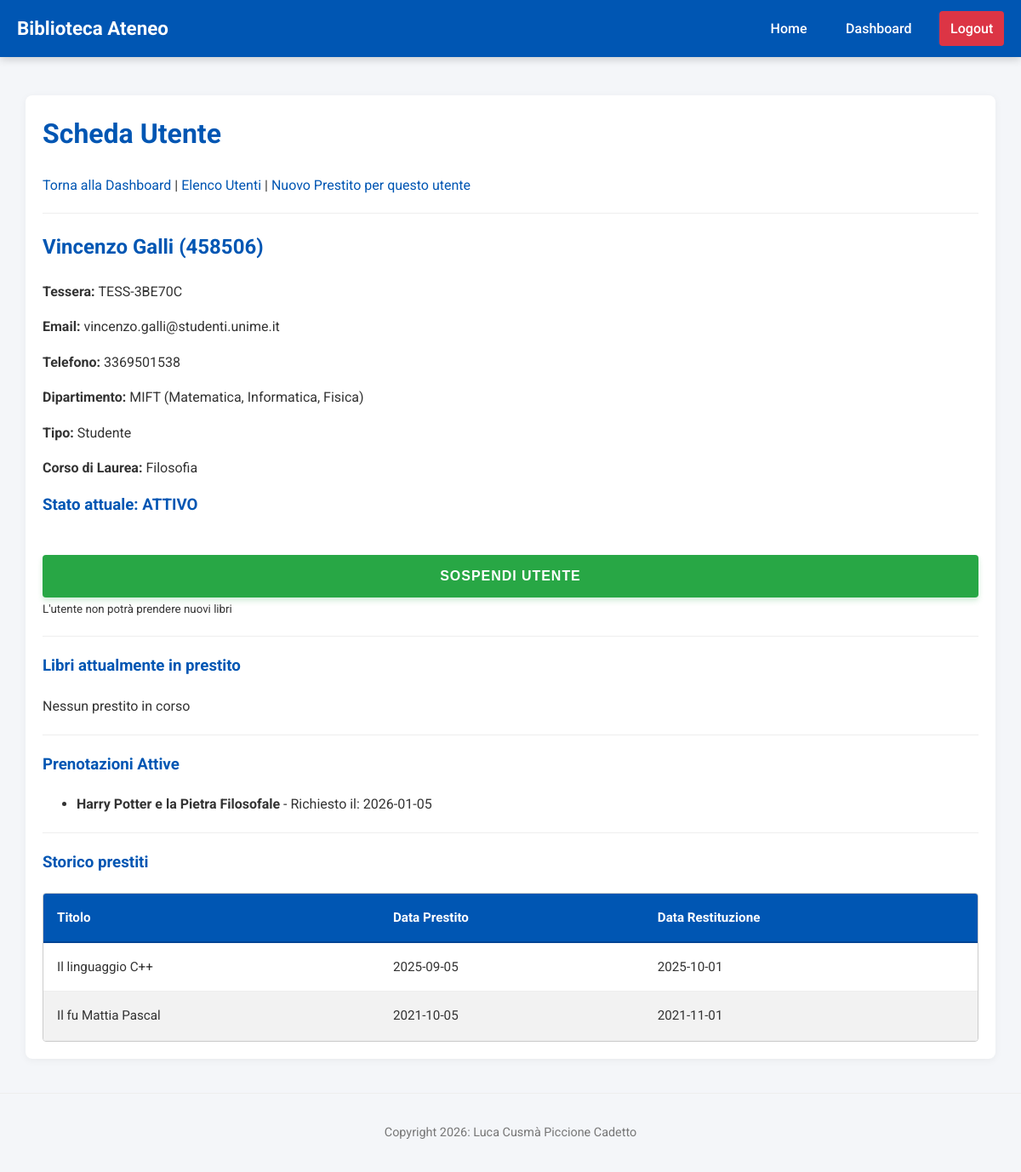
The page /dettaglio_utente.php?id=2 (signed in) on the database its author committed.
### tables this page shows
CREATE TABLE Utente(
    ID_Utente INT AUTO_INCREMENT PRIMARY KEY,
    Codice_Tessera VARCHAR(20) NOT NULL UNIQUE,
    Nome VARCHAR(100) NOT NULL,
    Cognome VARCHAR(100) NOT NULL,
    Email VARCHAR(100) NOT NULL UNIQUE,
    Telefono VARCHAR(20),
    Stato ENUM('Attivo', 'Sospeso') DEFAULT 'Attivo',
    Dipartimento INT NOT NULL,
    Tipo_Utente ENUM('Studente', 'Professore', 'Personale') NOT NULL,
    Matricola VARCHAR(20),
    Corso_Laurea VARCHAR(100),
    Ufficio VARCHAR(50),
    FOREIGN KEY (Dipartimento) REFERENCES Dipartimento(ID_Dipartimento)
);

CREATE TABLE Dipartimento(
    ID_Dipartimento INT AUTO_INCREMENT PRIMARY KEY,
    Nome VARCHAR(100) NOT NULL,
    Direttore VARCHAR(100)
);

CREATE TABLE Prenotazione(
    ID_Prenotazione INT AUTO_INCREMENT PRIMARY KEY,
    Utente INT NOT NULL,
    ISBN VARCHAR(20) NOT NULL,
    Data DATE DEFAULT (CURRENT_DATE),
    Stato ENUM('Attiva', 'Soddisfatta', 'Cancellata') DEFAULT 'Attiva',
    FOREIGN KEY (Utente) REFERENCES Utente(ID_Utente),
    FOREIGN KEY (ISBN) REFERENCES Edizione(ISBN)
);

CREATE TABLE Opera(
    ID_Opera INT AUTO_INCREMENT PRIMARY KEY,
    Titolo VARCHAR(100) NOT NULL,
    Anno_Pubblicazione INT,
    Lingua_Originale varchar(50)
);

CREATE TABLE Prestito(
    ID_Prestito INT AUTO_INCREMENT PRIMARY KEY,
    Utente INT NOT NULL,
    Copia INT NOT NULL,
    Bibliotecario INT NOT NULL,
    Data_Inizio DATE DEFAULT (CURRENT_DATE),
    Data_Fine DATE NOT NULL,
    Data_Restituzione DATE NULL,
    FOREIGN KEY (Utente) REFERENCES Utente(ID_Utente),
    FOREIGN KEY (Copia) REFERENCES Copia(ID_Copia),
    FOREIGN KEY (Bibliotecario) REFERENCES Bibliotecario(ID_Bibliotecario)
);

### src/dettaglio_utente.php (the view, shortened to what this page needs)
<?php
    require 'include/db.php';
    $id_utente = $_GET['id'] ?? null;
    $query_utente = "SELECT Utente.*, Dipartimento.Nome AS Nome_Dipartimento
                    FROM Utente
                    JOIN Dipartimento ON Utente.Dipartimento = Dipartimento.ID_Dipartimento
                    WHERE Utente.ID_Utente = :id";
    $stmt_utente = $pdo->prepare($query_utente);
    $stmt_utente->execute(['id' => $id_utente]);
    $utente = $stmt_utente->fetch();
    $query_attivi = "SELECT Prestito.ID_Prestito, Prestito.Data_Inizio, Prestito.Data_Fine,
                            Opera.Titolo, Edizione.ISBN, Copia.ID_Copia
                    FROM Prestito
                    JOIN Copia ON Prestito.Copia = Copia.ID_Copia
                    JOIN Edizione ON Copia.ISBN = Edizione.ISBN
                    JOIN Opera ON Edizione.Opera = Opera.ID_Opera
                    WHERE Prestito.Utente = :id AND Prestito.Data_Restituzione IS NULL
                    ORDER BY Prestito.Data_Fine ASC";
    $stmt_attivi = $pdo->prepare($query_attivi);
    $stmt_attivi->execute(['id' => $id_utente]);
    $query_pren = "SELECT Prenotazione.ID_Prenotazione, Prenotazione.Data, Opera.Titolo
                    FROM Prenotazione
                    JOIN Edizione ON Prenotazione.ISBN = Edizione.ISBN
                    JOIN Opera ON Edizione.Opera = Opera.ID_Opera
                    WHERE Prenotazione.Utente = :id AND Prenotazione.Stato = 'Attiva'
                    ORDER BY Prenotazione.Data ASC";
    $stmt_pren = $pdo->prepare($query_pren);
    $stmt_pren->execute(['id' => $id_utente]);
    $query_storico = "SELECT P.Data_Inizio, P.Data_Fine, P.Data_Restituzione, O.Titolo
                    FROM Prestito P
                    JOIN Copia C ON P.Copia = C.ID_Copia
                    JOIN Edizione E ON C.ISBN = E.ISBN
                    JOIN Opera O ON E.Opera = O.ID_Opera
                    WHERE P.Utente = :id AND P.Data_Restituzione IS NOT NULL
                    ORDER BY P.Data_Restituzione DESC";
    $stmt_storico = $pdo->prepare($query_storico);
    $stmt_storico->execute(['id' => $id_utente]);
    require 'include/header.php';
?>
<h1>Scheda Utente</h1>
<a href="dashboard.php">Torna alla Dashboard</a> | <a href="utenti.php">Elenco Utenti</a> | <a href="nuovo_prestito.php?q_utente=<?= urlencode($utente['Codice_Tessera']) ?>">Nuovo Prestito per questo utente</a>
<hr>
<h2>
    <?=htmlspecialchars($utente['Nome'] . ' ' . $utente['Cognome'] .
    ($utente['Tipo_Utente'] === 'Studente' ?
    ' (' . $utente['Matricola'] . ')' :
    ''))?>
</h2>
<p><strong>Tessera: </strong><?=htmlspecialchars($utente['Codice_Tessera'])?></p>
<p><strong>Email: </strong><?=htmlspecialchars($utente['Email'])?></p>
<p><strong>Telefono: </strong><?=htmlspecialchars($utente['Telefono'] ?? '-')?></p>
<p><strong>Dipartimento: </strong><?=htmlspecialchars($utente['Nome_Dipartimento'])?></p>
<p><strong>Tipo: </strong><?=htmlspecialchars($utente['Tipo_Utente'])?></p>
<?php if($utente['Tipo_Utente'] === 'Studente'):?>
    <p><strong>Corso di Laurea: </strong><?=htmlspecialchars($utente['Corso_Laurea'])?></p>
<?php else:?>
    <p><strong>Ufficio: </strong><?=htmlspecialchars($utente['Ufficio'])?></p>
<?php endif;?>
<h3>
    Stato attuale:
    <span><?=strtoupper($utente['Stato'])?></span>
</h3>
<form method="post" onsubmit="return confirm('Sei sicuro di voler cambiare lo stato di questo utente?');">
    <?php if($utente['Stato'] === 'Attivo'):?>
        <button type="submit">SOSPENDI UTENTE</button>
        <br>
        <small>L'utente non potrà prendere nuovi libri</small>
    <?php else:?>
        <input type="hidden" name="nuovo_stato" value="Attivo">
        <button type="submit">RIATTIVA UTENTE</button>
    <?php endif;?>
</form>
<hr>
<h3>Libri attualmente in prestito</h3>
<?php if($stmt_attivi->rowCount() > 0):?>
    <div class="table-wrapper">
        <table>
                <thead>
                    <tr>
                        <th>Titolo</th>
                        <th>Data Inizio</th>
                        <th>Scadenza</th>
                        <th>Stato</th>
                        <th>Azioni</th>
                    </tr>
                </thead>
                <tbody>
                    <?php while($row = $stmt_attivi->fetch()):
                        $scadenza = new DateTime($row['Data_Fine']);
                        $oggi = new DateTime();
                        $scaduto = $oggi > $scadenza;
                    ?>
                        <tr>
                            <td>
                                <?=htmlspecialchars($row['Titolo'])?><br>
                                <small>#<?=htmlspecialchars($row['ID_Copia'])?></small>
                            </td>
                            <td><?=$row['Data_Inizio']?></td>
                            <td><?=$row['Data_Fine']?></td>
                            <td><?=$scaduto ? 'SCADUTO' : 'In corso'?></td>
                            <td>
                                <form method="post" onsubmit="return confirm('Confermi la restituzione?');">
                                    <input type="hidden" name="azione" value="restituisci">
                                    <input type="hidden" name="id_prestito" value="<?=$row['ID_Prestito']?>">
                                    <input type="hidden" name="id_copia" value="<?=$row['ID_Copia']?>">
                                    <button type="submit">Restituisci</button>
                                </form>
                            </td>
                        </tr>
                    <?php endwhile;?>
                </tbody>
            </table>
    </div>
<?php else:?>
    <p>Nessun prestito in corso</p>
<?php endif;?>
<hr>
<h3>Prenotazioni Attive</h3>
<?php if($stmt_pren->rowCount() > 0):?>
    <ul>
        <?php while($pren = $stmt_pren->fetch()): ?>
            <li>
                <strong><?=htmlspecialchars($pren['Titolo'])?></strong> - Richiesto il: <?=htmlspecialchars($pren['Data'])?>
            </li>
        <?php endwhile;?>
    </ul>
<?php else:?>
    <p>Nessuna prenotazione Attiva</p>
<?php endif;?>
<hr>
<h3>Storico prestiti</h3>
<?php if($stmt_storico->rowCount() > 0):?>
    <div class="table-wrapper">
        <table>
                <thead>
                    <tr>
                        <th>Titolo</th>
                        <th>Data Prestito</th>
                        <th>Data Restituzione</th>
                    </tr>
                </thead>
                <tbody>
                    <?php while($st = $stmt_storico->fetch()):?>
                        <tr>
                            <td><?=htmlspecialchars($st['Titolo'])?></td>
                            <td><?=htmlspecialchars($st['Data_Inizio'])?></td>
                            <td><?=htmlspecialchars($st['Data_Restituzione'])?></td>
                        </tr>
                    <?php endwhile;?>
                </tbody>
            </table>
    </div>
<?php else:?>
    <p>Nessun prestito nello storico</p>
<?php endif;?>
<?php
    require 'include/footer.php';
?>

### src/assets/css/style.css (style rules this page uses)
* { box-sizing: border-box; }
body { font-family: 'Roboto', sans-serif; background-color: #f4f6f9; color: #333; margin: 0; padding: 0; line-height: 1.6; padding-top: 5rem; }
h1, h2, h3 { color: #0056b3; margin-top: 0; }
hr { border: 0; border-top: 1px solid #eee; margin: 1.25rem 0; }
a { color: #0056b3; text-decoration: none; }
form { margin-bottom: 1.25rem; }
button[type="submit"], input[type="submit"] { background-color: #28a745; color: white; border: none; padding: 1rem 2rem; font-size: 1rem; font-weight: bold; text-transform: uppercase; letter-spacing: 0.06rem; cursor: pointer; border-radius: 0.25rem; width: 100%; margin-top: 1.5rem; box-shadow: 0 0.25rem 0.375rem rgba(40, 167, 69, 0.2); transition: all 0.3s; -webkit-appearance: none; }
.table-wrapper { width: 100%; overflow-x: auto; margin-top: 1.25rem; border: 1px solid #ccc; border-radius: 0.25rem; background-color: #fff; }
table { width: 100%; border-collapse: collapse; margin: 0; font-size: 0.95rem; white-space: nowrap; }
thead th { background-color: #0056b3; color: white; text-align: left; padding: 1rem; border-bottom: 2px solid #004494; position: sticky; top: 0; }
tbody td { padding: 1rem; border-bottom: 1px solid #eee; color: #333; }
tbody tr:nth-child(even) { background-color: #f2f2f2; }

### rows shown on the page
utente: Nome+Cognome+Tipo_Utente "Vincenzo Galli (458506)", Codice_Tessera "TESS-3BE70C", Email "vincenzo.galli@studenti.unime.it", Telefono "3369501538", Dipartimento.Nome "MIFT (Matematica, Informatica, Fisica)", Tipo_Utente "Studente", Corso_Laurea "Filosofia", Stato "ATTIVO"
prenotazione: opera.Titolo "Harry Potter e la Pietra Filosofale", Data "2026-01-05"
prestito: opera.Titolo "Il linguaggio C++", Data_Inizio "2025-09-05", Data_Restituzione "2025-10-01"
prestito: opera.Titolo "Il fu Mattia Pascal", Data_Inizio "2021-10-05", Data_Restituzione "2021-11-01"
